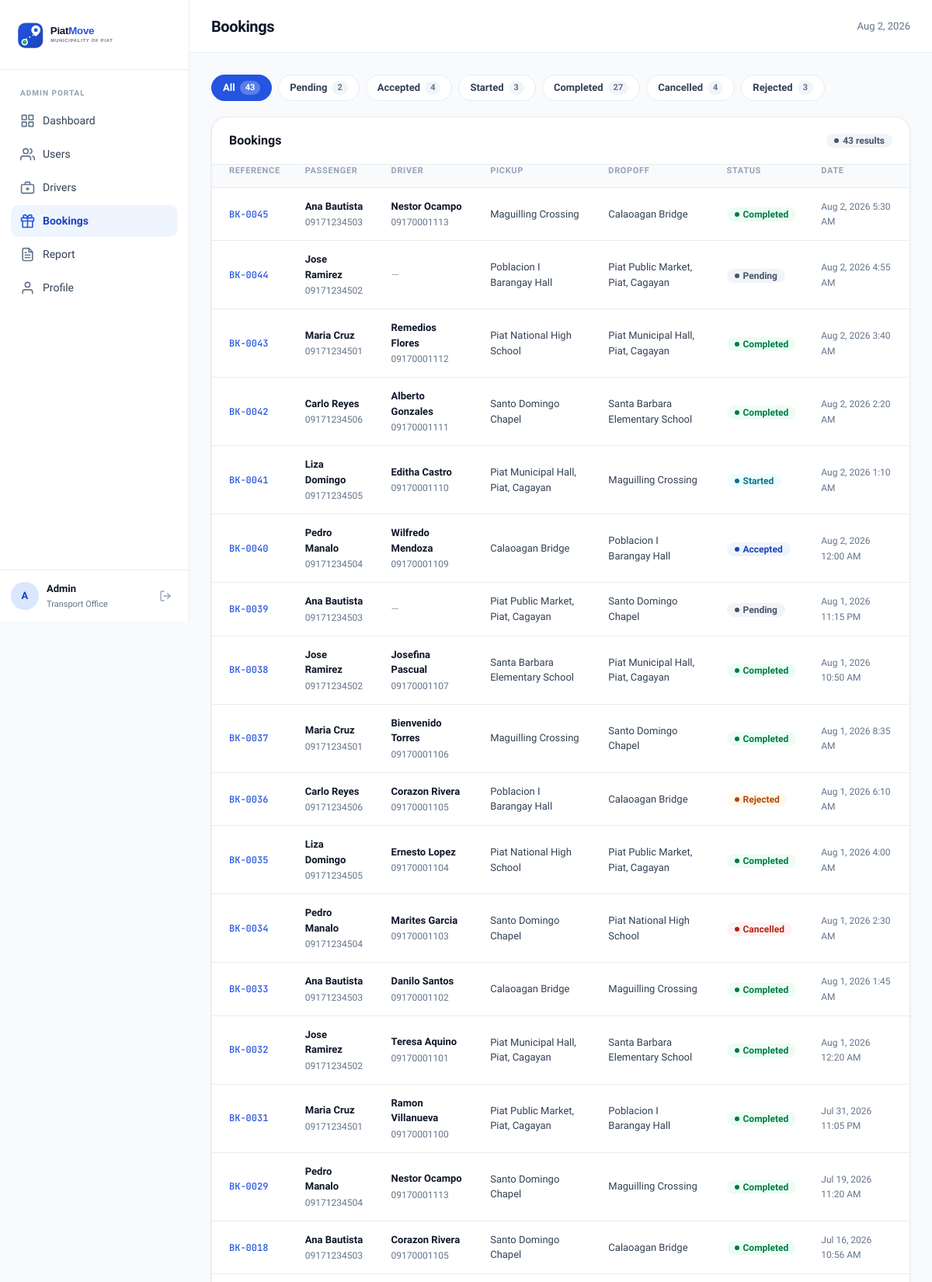
The page /bookings.php (signed in, upper part) on the database its author committed.
### tables this page shows
CREATE TABLE `bookings` (
  `id` int(10) UNSIGNED NOT NULL,
  `passenger_id` int(10) UNSIGNED NOT NULL,
  `driver_id` int(10) UNSIGNED DEFAULT NULL,
  `pickup_address` varchar(255) NOT NULL,
  `pickup_lat` decimal(10,7) NOT NULL,
  `pickup_lng` decimal(10,7) NOT NULL,
  `dropoff_address` varchar(255) NOT NULL,
  `dropoff_lat` decimal(10,7) NOT NULL,
  `dropoff_lng` decimal(10,7) NOT NULL,
  `status` enum('pending','accepted','rejected','started','completed','cancelled') NOT NULL DEFAULT 'pending',
  `fare` decimal(10,2) DEFAULT NULL,
  `created_at` timestamp NOT NULL DEFAULT current_timestamp(),
  `updated_at` timestamp NOT NULL DEFAULT current_timestamp() ON UPDATE current_timestamp()
);

CREATE TABLE `users` (
  `id` int(10) UNSIGNED NOT NULL,
  `name` varchar(100) NOT NULL,
  `email` varchar(150) NOT NULL,
  `password` varchar(255) NOT NULL,
  `phone` varchar(20) NOT NULL,
  `role` enum('passenger','driver') NOT NULL DEFAULT 'passenger',
  `status` enum('active','inactive') NOT NULL DEFAULT 'active',
  `created_at` timestamp NOT NULL DEFAULT current_timestamp(),
  `updated_at` timestamp NOT NULL DEFAULT current_timestamp() ON UPDATE current_timestamp()
);

### bookings.php (the view, shortened to what this page needs)
<?php
$db = get_db();
$filter  = $_GET['status'] ?? 'all';
$base_sql = "SELECT b.*,
                    p.name  AS passenger_name,
                    p.phone AS passenger_phone,
                    d.name  AS driver_name,
                    d.phone AS driver_phone
             FROM bookings b
             JOIN users p  ON p.id = b.passenger_id
             LEFT JOIN users d ON d.id = b.driver_id";
if ($filter !== 'all') {
    $stmt = $db->prepare($base_sql . " WHERE b.status = ? ORDER BY b.created_at DESC");
    $stmt->execute([$filter]);
} else {
    $stmt = $db->query($base_sql . " ORDER BY b.created_at DESC");
}
$bookings = $stmt->fetchAll();
$counts_raw = $db->query(
    "SELECT status, COUNT(*) AS cnt FROM bookings GROUP BY status"
)->fetchAll();
$counts = ['all' => 0];
foreach ($counts_raw as $r) {
    $counts[$r['status']] = (int)$r['cnt'];
    $counts['all'] += (int)$r['cnt'];
}
$badge_map = [
    'pending'   => 'neutral',
    'accepted'  => 'primary',
    'started'   => 'info',
    'completed' => 'success',
    'cancelled' => 'danger',
    'rejected'  => 'warning',
];
require_once __DIR__ . '/includes/header.php';
?>
<div style="display:flex;gap:8px;margin-bottom:20px;flex-wrap:wrap">
    <?php
    $tabs = ['all'=>'All','pending'=>'Pending','accepted'=>'Accepted','started'=>'Started','completed'=>'Completed','cancelled'=>'Cancelled','rejected'=>'Rejected'];
    foreach ($tabs as $key => $label):
        $cnt = $counts[$key] ?? 0;
    ?>
        <a href="?status=<?= $key ?>" class="filter-pill <?= $filter === $key ? 'active' : '' ?>">
            <?= $label ?>
            <?php if ($cnt > 0): ?>
                <span style="background:<?= $filter === $key ? 'rgba(255,255,255,.25)' : 'var(--gray-100)' ?>;color:<?= $filter === $key ? '#fff' : 'var(--text-muted)' ?>;padding:1px 7px;border-radius:var(--radius-pill);font-size:11px;font-weight:700">
                    <?= $cnt ?>
                </span>
            <?php endif; ?>
        </a>
    <?php endforeach; ?>
</div>
<div class="panel">
    <div class="panel-header">
        <span class="panel-title">Bookings</span>
        <span class="badge badge-neutral"><?= count($bookings) ?> results</span>
    </div>
    <div style="overflow-x:auto">
        <table class="data-table">
            <thead>
                <tr>
                    <th>Reference</th>
                    <th>Passenger</th>
                    <th>Driver</th>
                    <th>Pickup</th>
                    <th>Dropoff</th>
                    <th>Status</th>
                    <th>Date</th>
                </tr>
            </thead>
            <tbody>
                <?php foreach ($bookings as $b): ?>
                <tr>
                    <td><span class="cell-mono">BK-<?= str_pad($b['id'], 4, '0', STR_PAD_LEFT) ?></span></td>
                    <td>
                        <div class="cell-strong"><?= htmlspecialchars($b['passenger_name']) ?></div>
                        <div class="cell-sub"><?= htmlspecialchars($b['passenger_phone']) ?></div>
                    </td>
                    <td>
                        <?php if ($b['driver_name']): ?>
                            <div class="cell-strong"><?= htmlspecialchars($b['driver_name']) ?></div>
                            <div class="cell-sub"><?= htmlspecialchars($b['driver_phone']) ?></div>
                        <?php else: ?>
                            <span class="text-subtle">—</span>
                        <?php endif; ?>
                    </td>
                    <td style="max-width:180px">
                        <span style="font-size:13px;color:var(--text-body)"><?= htmlspecialchars($b['pickup_address']) ?></span>
                    </td>
                    <td style="max-width:180px">
                        <span style="font-size:13px;color:var(--text-body)"><?= htmlspecialchars($b['dropoff_address']) ?></span>
                    </td>
                    <td>
                        <?php
                        $cls = $badge_map[$b['status']] ?? 'neutral';
                        echo "<span class=\"badge badge-{$cls}\">" . ucfirst($b['status']) . "</span>";
                        ?>
                    </td>
                    <td><span class="text-muted" style="font-size:12px"><?= date('M j, Y g:i A', strtotime($b['created_at'])) ?></span></td>
                </tr>
                <?php endforeach; ?>
            </tbody>
        </table>
    </div>
</div>
<?php require_once __DIR__ . '/includes/footer.php'; ?>

### rows shown on the page
bookings: id "0045", passenger.name "Ana Bautista", passenger.phone "09171234503", driver.name "Nestor Ocampo", driver.phone "09170001113", pickup_address "Maguilling Crossing", dropoff_address "Calaoagan Bridge", status "Completed", created_at "Aug 2, 2026 5:30 AM"
bookings: id "0044", passenger.name "Jose Ramirez", passenger.phone "09171234502", pickup_address "Poblacion I Barangay Hall", dropoff_address "Piat Public Market, Piat, Cagayan", status "Pending", created_at "Aug 2, 2026 4:55 AM"
bookings: id "0043", passenger.name "Maria Cruz", passenger.phone "09171234501", driver.name "Remedios Flores", driver.phone "09170001112", pickup_address "Piat National High School", dropoff_address "Piat Municipal Hall, Piat, Cagayan", status "Completed", created_at "Aug 2, 2026 3:40 AM"
bookings: id "0042", passenger.name "Carlo Reyes", passenger.phone "09171234506", driver.name "Alberto Gonzales", driver.phone "09170001111", pickup_address "Santo Domingo Chapel", dropoff_address "Santa Barbara Elementary School", status "Completed", created_at "Aug 2, 2026 2:20 AM"
bookings: id "0041", passenger.name "Liza Domingo", passenger.phone "09171234505", driver.name "Editha Castro", driver.phone "09170001110", pickup_address "Piat Municipal Hall, Piat, Cagayan", dropoff_address "Maguilling Crossing", status "Started", created_at "Aug 2, 2026 1:10 AM"
bookings: id "0040", passenger.name "Pedro Manalo", passenger.phone "09171234504", driver.name "Wilfredo Mendoza", driver.phone "09170001109", pickup_address "Calaoagan Bridge", dropoff_address "Poblacion I Barangay Hall", status "Accepted", created_at "Aug 2, 2026 12:00 AM"
bookings: id "0039", passenger.name "Ana Bautista", passenger.phone "09171234503", pickup_address "Piat Public Market, Piat, Cagayan", dropoff_address "Santo Domingo Chapel", status "Pending", created_at "Aug 1, 2026 11:15 PM"
bookings: id "0038", passenger.name "Jose Ramirez", passenger.phone "09171234502", driver.name "Josefina Pascual", driver.phone "09170001107", pickup_address "Santa Barbara Elementary School", dropoff_address "Piat Municipal Hall, Piat, Cagayan", status "Completed", created_at "Aug 1, 2026 10:50 AM"
bookings: id "0037", passenger.name "Maria Cruz", passenger.phone "09171234501", driver.name "Bienvenido Torres", driver.phone "09170001106", pickup_address "Maguilling Crossing", dropoff_address "Santo Domingo Chapel", status "Completed", created_at "Aug 1, 2026 8:35 AM"
bookings: id "0036", passenger.name "Carlo Reyes", passenger.phone "09171234506", driver.name "Corazon Rivera", driver.phone "09170001105", pickup_address "Poblacion I Barangay Hall", dropoff_address "Calaoagan Bridge", status "Rejected", created_at "Aug 1, 2026 6:10 AM"
bookings: id "0035", passenger.name "Liza Domingo", passenger.phone "09171234505", driver.name "Ernesto Lopez", driver.phone "09170001104", pickup_address "Piat National High School", dropoff_address "Piat Public Market, Piat, Cagayan", status "Completed", created_at "Aug 1, 2026 4:00 AM"
bookings: id "0034", passenger.name "Pedro Manalo", passenger.phone "09171234504", driver.name "Marites Garcia", driver.phone "09170001103", pickup_address "Santo Domingo Chapel", dropoff_address "Piat National High School", status "Cancelled", created_at "Aug 1, 2026 2:30 AM"
bookings: id "0033", passenger.name "Ana Bautista", passenger.phone "09171234503", driver.name "Danilo Santos", driver.phone "09170001102", pickup_address "Calaoagan Bridge", dropoff_address "Maguilling Crossing", status "Completed", created_at "Aug 1, 2026 1:45 AM"
bookings: id "0032", passenger.name "Jose Ramirez", passenger.phone "09171234502", driver.name "Teresa Aquino", driver.phone "09170001101", pickup_address "Piat Municipal Hall, Piat, Cagayan", dropoff_address "Santa Barbara Elementary School", status "Completed", created_at "Aug 1, 2026 12:20 AM"
bookings: id "0031", passenger.name "Maria Cruz", passenger.phone "09171234501", driver.name "Ramon Villanueva", driver.phone "09170001100", pickup_address "Piat Public Market, Piat, Cagayan", dropoff_address "Poblacion I Barangay Hall", status "Completed", created_at "Jul 31, 2026 11:05 PM"
bookings: id "0029", passenger.name "Pedro Manalo", passenger.phone "09171234504", driver.name "Nestor Ocampo", driver.phone "09170001113", pickup_address "Santo Domingo Chapel", dropoff_address "Maguilling Crossing", status "Completed", created_at "Jul 19, 2026 11:20 AM"
bookings: id "0018", passenger.name "Ana Bautista", passenger.phone "09171234503", driver.name "Corazon Rivera", driver.phone "09170001105", pickup_address "Santo Domingo Chapel", dropoff_address "Calaoagan Bridge", status "Completed", created_at "Jul 16, 2026 10:56 AM"

### other values the page prints
substr($_SESSION['admin_name'] ?? 'A', 0, 1) "A"
$_SESSION['admin_name'] "Admin"
$page_title "Bookings"
$label "All"
$cnt "43"
$label "Pending"
$cnt "2"
$label "Accepted"
$cnt "4"
$label "Started"
$cnt "3"
$label "Completed"
$cnt "27"
$label "Cancelled"
$label "Rejected"
